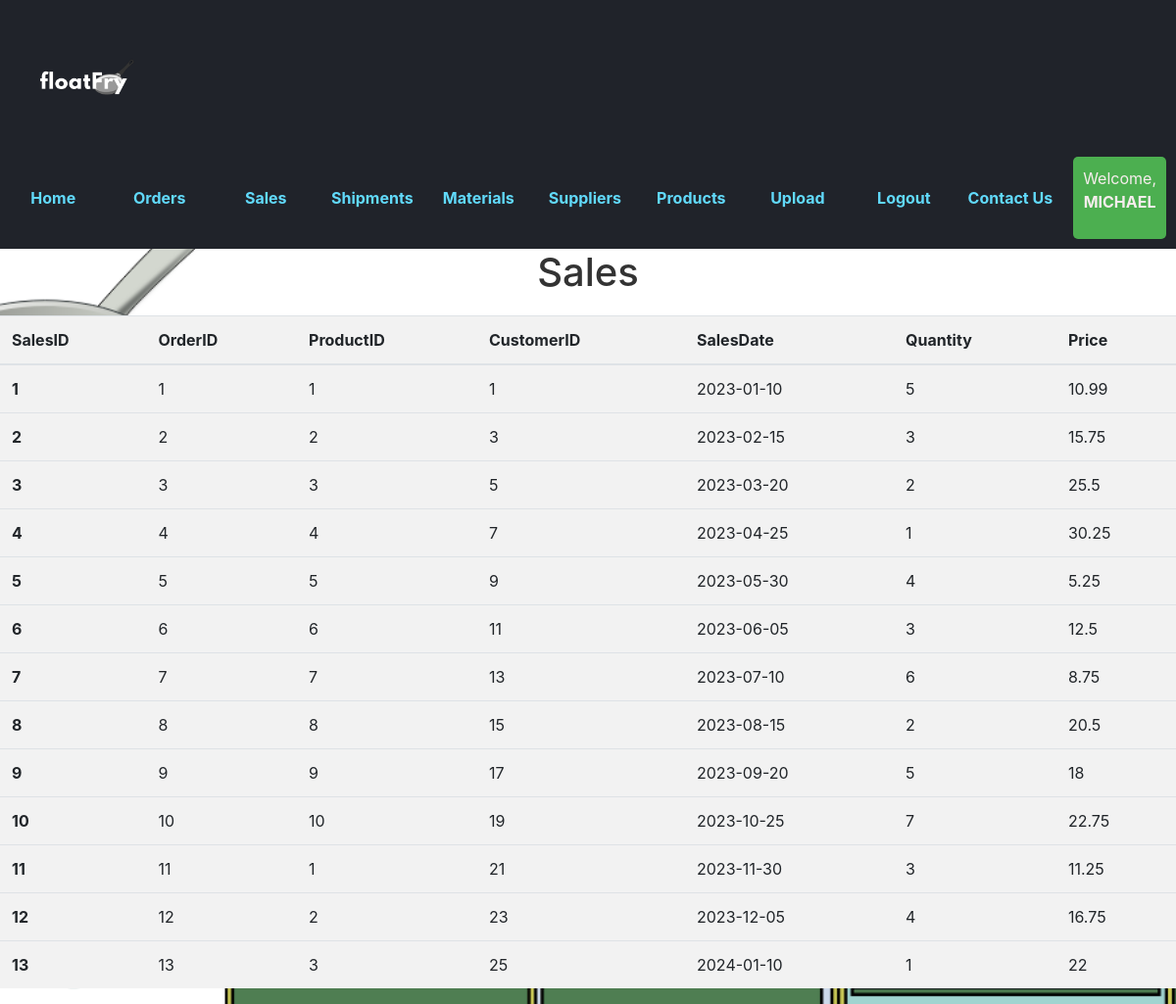
The page /Sales (signed in) on the database its author committed.
### tables this page shows
CREATE TABLE Accounts (
    AccountsID INTEGER PRIMARY KEY AUTOINCREMENT,
    Username VARCHAR(255),
    Admin BOOLEAN,
    RoleID INTEGER,
    Role VARCHAR(255),
    EmployeeID INTEGER, Password VARCHAR(100),
    FOREIGN KEY (RoleID) REFERENCES Roles(RoleID),
    FOREIGN KEY (EmployeeID) REFERENCES Employees(EmployeeID)
);

CREATE TABLE Sales (
    SalesID INT PRIMARY KEY,
    OrderID INT,  -- Include the OrderID
    ProductID INT,
    CustomerID INT,
    SalesDate DATE,
    SalesQuantity INT,
    SalesPrice DECIMAL(10, 2),
    FOREIGN KEY (OrderID) REFERENCES Orders(OrderID), 
    FOREIGN KEY (ProductID) REFERENCES Products(ProductID),
    FOREIGN KEY (CustomerID) REFERENCES Customers(CustomerID)
);

### Test.py (the view)
@app.route('/Sales')
def sales():
    user = get_current_user()
    db = get_db()
    if 'logged_in' in session and session['logged_in']:
        all_entries_cursor = db.execute('SELECT * FROM Sales')
        sales = all_entries_cursor.fetchall()
        return render_template('sales.html',  user = user, sales = sales)
    else:
        return redirect(url_for('login'))

### Test.py (called while the page is built)
def get_current_user():
    user = None
    if "user" in session:
        user = session['user']
        print(user)
        db = get_db()
        user_cursor = db.execute("select * from Accounts where Username = ?", [user])
        user = user_cursor. fetchone()
    return user

### users_database.py (called while the page is built)
def connect_database():
    db_filename = 'FloatFry.db'
    sql =sqlite3.connect(os.path.join('database/', "FloatFry.db"))
    sql.row_factory = sqlite3.Row
    return sql

def get_db():
    if not hasattr(g, 'FloatFry_db'):
        g.FloatFry_db = connect_database()
    return g.FloatFry_db

### templates/sales.html (shortened to what this page needs)
{%from 'links.html' import links %}
<!DOCTYPE html>
<html lang="en">
<head>
    <link rel="stylesheet" href="{{ url_for('static', filename='styles.css') }}">
    <link rel="stylesheet" href="https://maxcdn.bootstrapcdn.com/bootstrap/4.5.2/css/bootstrap.min.css">
</head>
<body>
    <header>
        <div class="logo">
            <img src="{{ url_for('static', filename='float_fry_logo.png') }}" alt="Float Fry Logo">
        </div>
        <nav>
            {{links(user)}}
        </nav>
    </header>
    <h1>Sales</h1>
    <table class="table">
        <thead>
          <tr>
            <th scope="col">SalesID</th>
            <th scope="col">OrderID</th>
            <th scope="col">ProductID</th>
            <th scope="col">CustomerID</th>
            <th scope="col">SalesDate</th>
            <th scope="col">Quantity</th>
            <th scope="col">Price</th>
          </tr>
        </thead>
        <tbody>
            {% if sales %}
                {% for sal in sales %}
                    <tr>
                        <th scope="row">{{ sal["SalesID"] }}</th>
                        <td>{{ sal["OrderID"] }}</td>
                        <td>{{ sal["ProductID"] }}</td>
                        <td>{{ sal["CustomerID"] }}</td>
                        <td>{{ sal["SalesDate"] }}</td>
                        <td>{{ sal["SalesQuantity"] }}</td>
                        <td>{{ sal["SalesPrice"] }}</td>
                    </tr>
                {% endfor %}
            {% endif %}
        </tbody>
      </table>
</body>
</html>

### templates/links.html (shortened to what this page needs)
{% macro links(user)%}
    <ul>
        {% if user and user['RoleID'] in [5,4]  %}
        <li><a href="{{ url_for('home') }}">Home</a></li>
        <li><a href="{{ url_for('orders') }}">Orders</a></li>
        <li><a href="{{ url_for('sales') }}">Sales</a></li>
        <li><a href="{{ url_for('shipments') }}">Shipments</a></li>
        <li><a href="{{ url_for('materials') }}">Materials</a></li>
        <li><a href="{{ url_for('suppliers') }}">Suppliers</a></li>
        <li><a href="{{ url_for('products') }}">Products</a></li>
        <li><a href="{{ url_for('upload_file') }}">Upload</a></li>
        <li><a href="{{ url_for('logout') }}">Logout</a></li>
        <li><a href="{{ url_for('contact') }}">Contact Us</a></li>
        {% endif %}
        <li>
            {% if user %}
                <div class="user-info">
                    <p>Welcome, <span>{{ user['username'] }}</span></p>
                </div>
            {% endif %}
        </li>
    </ul>
{%endmacro%}

### static/styles.css (style rules this page uses)
body { font-family: Arial, sans-serif; background-color: #f0f0f0; margin: 0; padding: 0; background: url('splash.png'); background-size: cover; opacity: 1; }
header { background-color: #20232a; color: #61dafb; padding: 10px; display: flex; justify-content: space-between; align-items: center; }
.logo img { width: 150px; }
nav ul { list-style-type: none; display: flex; gap: 20px; margin: 0; padding: 0; align-items: center; justify-content: space-between; }
nav ul li { flex: 1; text-align: center; }
nav ul li a { text-decoration: none; color: #61dafb; font-weight: bold; transition: color 0.2s; display: block; padding: 10px 0; }
.user-info { background-color: #f9f1f1; color: rgb(0, 0, 0); padding: 5px 10px; border-radius: 5px; }
h1 { text-align: center; margin-top: 50px; font-size: 36px; color: #333; }
.table { width: 100%; border-collapse: collapse; margin-top: 20px; color: rgb(247, 237, 237); background-color: #f2f2f2; }
.user-info { background-color: #4CAF50; color: white; padding: 10px; border-radius: 5px; }
.user-info span { font-weight: bold; }
p { font-size: 16px; color: rgb(247, 237, 237); }

### rows shown on the page
Accounts: username "MICHAEL"
Sales: SalesID "1", OrderID "1", ProductID "1", CustomerID "1", SalesDate "2023-01-10", SalesQuantity "5", SalesPrice "10.99"
Sales: SalesID "2", OrderID "2", ProductID "2", CustomerID "3", SalesDate "2023-02-15", SalesQuantity "3", SalesPrice "15.75"
Sales: SalesID "3", OrderID "3", ProductID "3", CustomerID "5", SalesDate "2023-03-20", SalesQuantity "2", SalesPrice "25.5"
Sales: SalesID "4", OrderID "4", ProductID "4", CustomerID "7", SalesDate "2023-04-25", SalesQuantity "1", SalesPrice "30.25"
Sales: SalesID "5", OrderID "5", ProductID "5", CustomerID "9", SalesDate "2023-05-30", SalesQuantity "4", SalesPrice "5.25"
Sales: SalesID "6", OrderID "6", ProductID "6", CustomerID "11", SalesDate "2023-06-05", SalesQuantity "3", SalesPrice "12.5"
Sales: SalesID "7", OrderID "7", ProductID "7", CustomerID "13", SalesDate "2023-07-10", SalesQuantity "6", SalesPrice "8.75"
Sales: SalesID "8", OrderID "8", ProductID "8", CustomerID "15", SalesDate "2023-08-15", SalesQuantity "2", SalesPrice "20.5"
Sales: SalesID "9", OrderID "9", ProductID "9", CustomerID "17", SalesDate "2023-09-20", SalesQuantity "5", SalesPrice "18"
Sales: SalesID "10", OrderID "10", ProductID "10", CustomerID "19", SalesDate "2023-10-25", SalesQuantity "7", SalesPrice "22.75"
Sales: SalesID "11", OrderID "11", ProductID "1", CustomerID "21", SalesDate "2023-11-30", SalesQuantity "3", SalesPrice "11.25"
Sales: SalesID "12", OrderID "12", ProductID "2", CustomerID "23", SalesDate "2023-12-05", SalesQuantity "4", SalesPrice "16.75"
Sales: SalesID "13", OrderID "13", ProductID "3", CustomerID "25", SalesDate "2024-01-10", SalesQuantity "1", SalesPrice "22"
